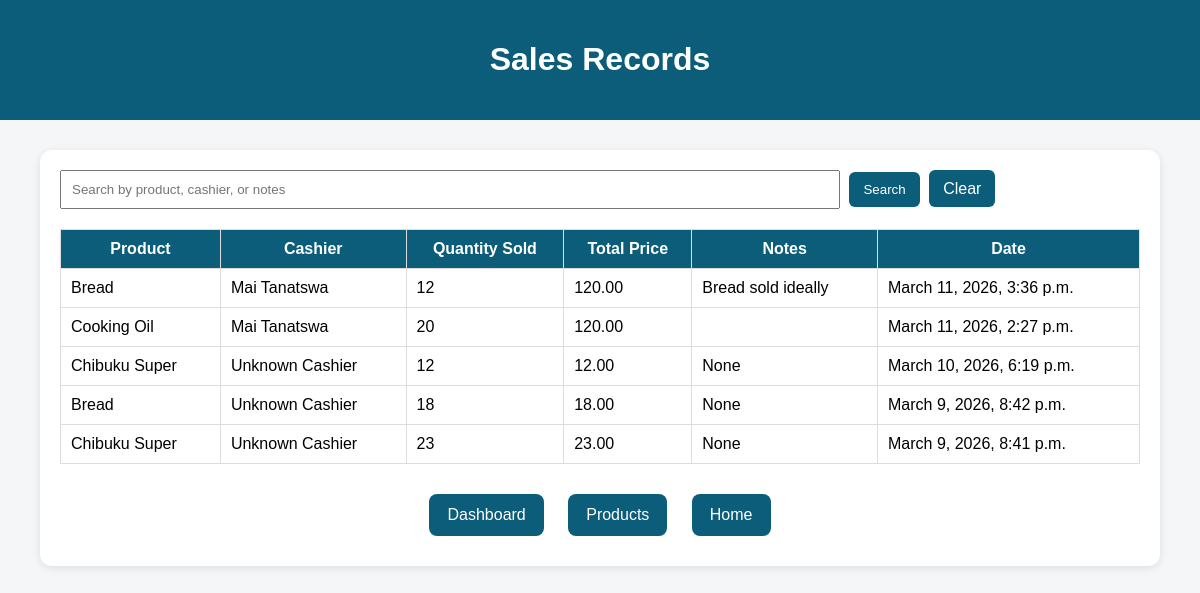
The page /sales/ (signed in) on the database its author committed.
### core/models.py (models this page shows, shortened)
class Sale(models.Model):
    product = models.ForeignKey(Product, on_delete=models.CASCADE)
    cashier_name = models.CharField(max_length=200)
    quantity_sold = models.IntegerField()
    total_price = models.DecimalField(max_digits=10, decimal_places=2)
    notes = models.TextField(blank=True, null=True)
    sale_date = models.DateTimeField(auto_now_add=True)

class Product(models.Model):
    name = models.CharField(max_length=200)
    quantity = models.IntegerField(default=0)
    buying_price = models.DecimalField(max_digits=10, decimal_places=2)
    selling_price = models.DecimalField(max_digits=10, decimal_places=2)
    supplier = models.CharField(max_length=200)
    date_added = models.DateTimeField(auto_now_add=True)

### core/views.py (the view)
# urls.py: path('sales/', views.sales, name='sales'),
@login_required
def sales(request):
    if not hasattr(request.user, 'userprofile'):
        return redirect('home')
    role = request.user.userprofile.role
    if role not in ['CEO', 'Cashier']:
        return redirect('home')
    query = request.GET.get('q', '')
    sales = Sale.objects.all().order_by('-sale_date')
    if query:
        sales = sales.filter(
            Q(product__name__icontains=query) |
            Q(cashier_name__icontains=query) |
            Q(notes__icontains=query)
        )
    return render(request, 'core/sales.html', {
        'sales': sales,
        'query': query
    })

### core/templates/core/sales.html (shortened to what this page needs)
<!DOCTYPE html>
<html>
<head>
</head>
<body>
    <div class="header">
        <h1>Sales Records</h1>
    </div>
    <div class="container">
        <form method="GET" class="search-box">
            <input type="text" name="q" placeholder="Search by product, cashier, or notes" value="{{ query }}">
            <button type="submit">Search</button>
            <a href="/sales/">Clear</a>
        </form>
        <table>
            <tr>
                <th>Product</th>
                <th>Cashier</th>
                <th>Quantity Sold</th>
                <th>Total Price</th>
                <th>Notes</th>
                <th>Date</th>
            </tr>
            {% for sale in sales %}
            <tr>
                <td>{{ sale.product.name }}</td>
                <td>{{ sale.cashier_name }}</td>
                <td>{{ sale.quantity_sold }}</td>
                <td>{{ sale.total_price }}</td>
                <td>{{ sale.notes }}</td>
                <td>{{ sale.sale_date }}</td>
            </tr>
            {% empty %}
            <tr>
                <td colspan="6">No sales found</td>
            </tr>
            {% endfor %}
        </table>
        <div class="nav">
            <a href="/dashboard/">Dashboard</a>
            <a href="/products/">Products</a>
            <a href="/home/">Home</a>
        </div>
    </div>
</body>
</html>

### core/templates/core/sales.html (style rules this page uses)
body { font-family: Arial, sans-serif; background-color: #f4f6f8; margin: 0; padding: 0; }
.header { background-color: #0b5d7a; color: white; padding: 20px; text-align: center; }
.container { width: 90%; margin: 30px auto; background: white; padding: 20px; border-radius: 12px; box-shadow: 0 2px 8px rgba(0,0,0,0.1); }
.search-box { margin-bottom: 20px; }
.search-box input { width: 70%; padding: 10px; }
.search-box button, .search-box a { padding: 10px 14px; background-color: #0b5d7a; color: white; text-decoration: none; border: none; border-radius: 6px; margin-left: 5px; cursor: pointer; }
table { width: 100%; border-collapse: collapse; }
table, th, td { border: 1px solid #ddd; }
th { background-color: #0b5d7a; color: white; padding: 10px; }
td { padding: 10px; }
.nav { margin-top: 20px; text-align: center; }
.nav a { display: inline-block; margin: 10px; padding: 12px 18px; background-color: #0b5d7a; color: white; text-decoration: none; border-radius: 8px; }

### rows shown on the page
Sale: product.name "Bread", cashier_name "Mai Tanatswa", quantity_sold "12", total_price "120.00", notes "Bread sold ideally", sale_date "March 11, 2026, 3:36 p.m."
Sale: product.name "Cooking Oil", cashier_name "Mai Tanatswa", quantity_sold "20", total_price "120.00", sale_date "March 11, 2026, 2:27 p.m."
Sale: product.name "Chibuku Super", cashier_name "Unknown Cashier", quantity_sold "12", total_price "12.00", notes "None", sale_date "March 10, 2026, 6:19 p.m."
Sale: product.name "Bread", cashier_name "Unknown Cashier", quantity_sold "18", total_price "18.00", notes "None", sale_date "March 9, 2026, 8:42 p.m."
Sale: product.name "Chibuku Super", cashier_name "Unknown Cashier", quantity_sold "23", total_price "23.00", notes "None", sale_date "March 9, 2026, 8:41 p.m."
